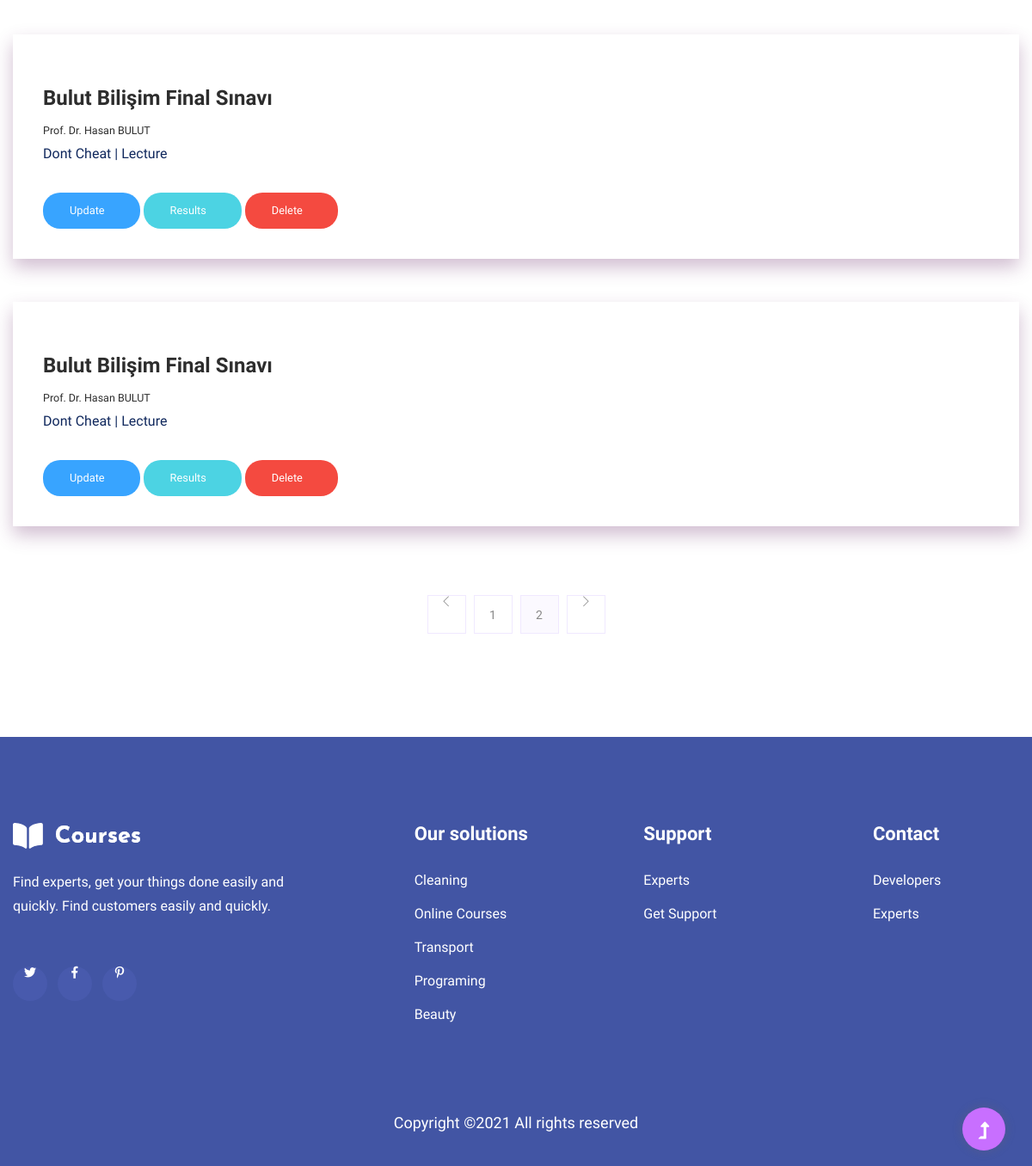
/exam/index/ (lower part), run on an earlier commit of the app's database.
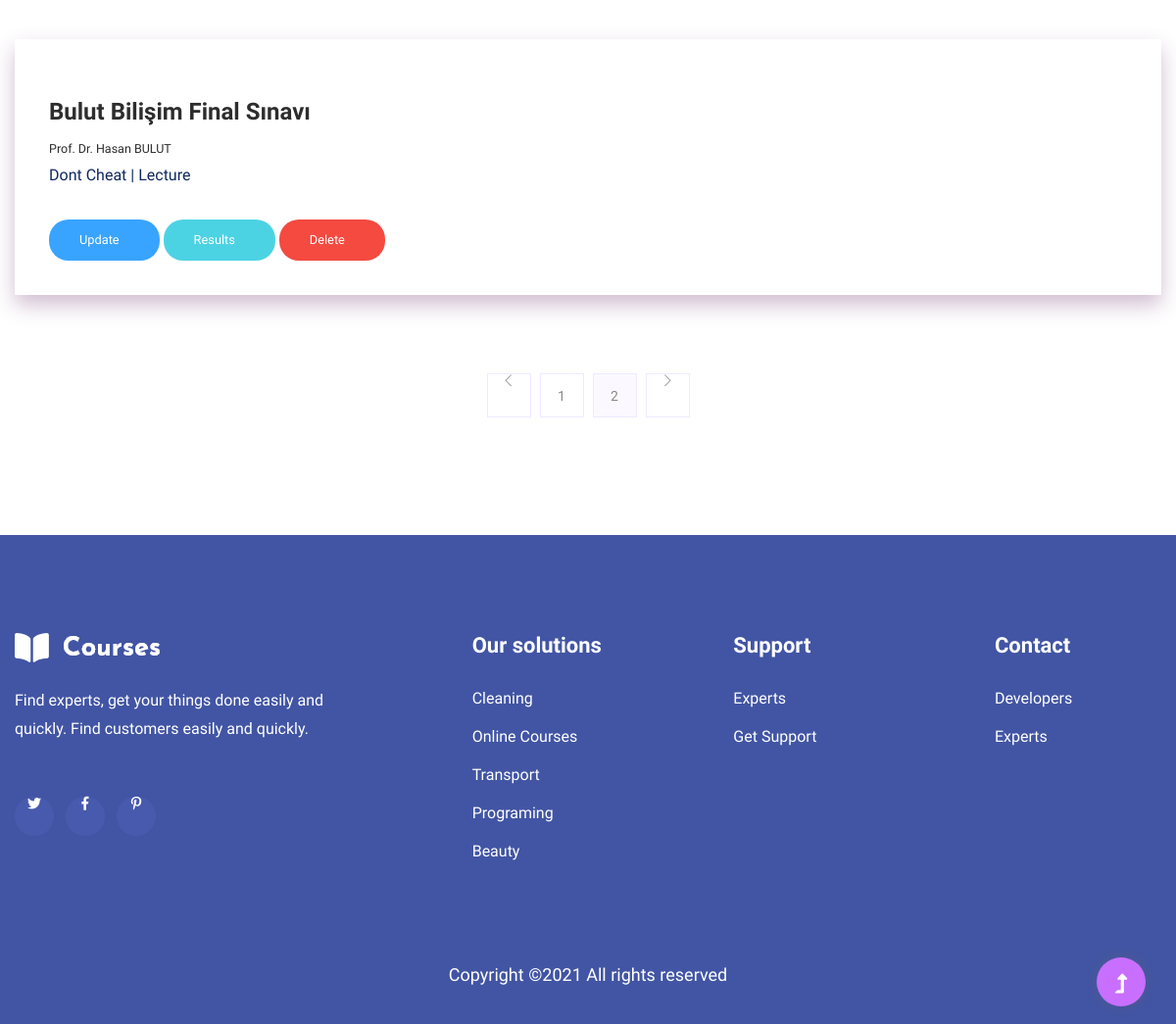
And on a later commit of the database.
### exam/models.py (models this page shows, shortened)
class Exam(models.Model):
    id = CharField(max_length=20, primary_key=True, db_column='id')
    name = CharField(max_length=100, db_column='EXNAME')
    organizer = ForeignKey(User,
                           default=None,
                           db_column='ORGANIZER',
                           on_delete=models.CASCADE)
    start_time = DateTimeField(db_column='START')
    end_time = DateTimeField(db_column='END')
    class Meta:
        db_table = "EXAM"

### exam/views.py (the view)
def exam_index(request):
    exams= Exam.objects.all()
    return render(request,'instructor.html',{'exams':exams})

### templates/instructor.html (shortened to what this page needs)
{% extends 'base.html' %}
{% load static %}
{% block body %}
    <main>
        <section class="blog_area section-padding">
            <div class="container">
                <div class="row">
                    <div class="col-lg-12 mb-12 mb-lg-12">
                        <div class="blog_left_sidebar">
                            {% for exam in exams %}
                            <article class="blog_item">
                                <div class="blog_details">
                                    <a class="d-inline-block" href="#">
                                        <h2 class="blog-head" style="color: #2d2d2d;">{{ exam.name }}</h2>
                                    </a>
                                        <h5 class="blog-head" style="color: #2d2d2d;">Prof. Dr. Hasan BULUT</h5>
                                    <p>Dont Cheat | Lecture</p>
                                    <div class="d-inline-block">
                                        <a href="#" class="genric-btn info circle arrow">Update</a>
                                        <a href="#" class="genric-btn success circle arrow">Results</a>
                                        <a href="#" class="genric-btn danger circle arrow">Delete</a>
                                    </div>
                                    </div>
                            </article>
                            {% endfor%}
                            <nav class="blog-pagination justify-content-center d-flex">
                                <ul class="pagination">
                                    <li class="page-item">
                                        <a href="#" class="page-link" aria-label="Previous">
                                            <i class="ti-angle-left"></i>
                                        </a>
                                    </li>
                                    <li class="page-item">
                                        <a href="#" class="page-link">1</a>
                                    </li>
                                    <li class="page-item active">
                                        <a href="#" class="page-link">2</a>
                                    </li>
                                    <li class="page-item">
                                        <a href="#" class="page-link" aria-label="Next">
                                            <i class="ti-angle-right"></i>
                                        </a>
                                    </li>
                                </ul>
                            </nav>
                        </div>
                    </div>
                </div>
            </div>
        </section>
    </main>
{% endblock%}

### templates/base.html (shortened to what this page needs)
{% load static %}
<html class="no-js" lang="zxx">
<head>
    <link rel="stylesheet" href="{% static 'css/solvee.css' %}">
    <link rel="stylesheet" href="{% static 'css/bootstrap.min.css' %}">
    <link rel="stylesheet" href="{% static 'css/owl.carousel.min.css' %}">
    <link rel="stylesheet" href="{% static 'css/slicknav.css' %}">
    <link rel="stylesheet" href="{% static 'css/flaticon.css' %}">
    <link rel="stylesheet" href="{% static 'css/progressbar_barfiller.css' %}">
    <link rel="stylesheet" href="{% static 'css/gijgo.css' %}">
    <link rel="stylesheet" href="{% static 'css/animate.min.css' %}">
    <link rel="stylesheet" href="{% static 'css/animated-headline.css' %}">
    <link rel="stylesheet" href="{% static 'css/magnific-popup.css' %}">
    <link rel="stylesheet" href="{% static 'css/fontawesome-all.min.css' %}">
    <link rel="stylesheet" href="{% static 'css/themify-icons.css' %}">
    <link rel="stylesheet" href="{% static 'css/slick.css' %}">
    <link rel="stylesheet" href="{% static 'css/nice-select.css' %}">
    <link rel="stylesheet" href="{% static 'css/style.css' %}">
</head>
<body>
        {% block body %}
         {% endblock %}
    <footer>
     <div class="footer-wrappper footer-bg">
        <div class="footer-area footer-padding">
            <div class="container">
                <div class="row justify-content-between">
                    <div class="col-xl-4 col-lg-5 col-md-4 col-sm-6">
                        <div class="single-footer-caption mb-50">
                            <div class="single-footer-caption mb-30">
                                <div class="footer-logo mb-25">
                                    <a href="index.html"><img src="{% static 'img/logo/logo2_footer.png' %}" alt=""></a>
                                </div>
                                <div class="footer-tittle">
                                    <div class="footer-pera">
                                        <p>Find experts, get your things done easily and quickly.
                                          Find customers easily and quickly.</p>
                                    </div>
                                </div>
                                <div class="footer-social">
                                    <a href="#"><i class="fab fa-twitter"></i></a>
                                    <a href="https://bit.ly/sai4ull"><i class="fab fa-facebook-f"></i></a>
                                    <a href="#"><i class="fab fa-pinterest-p"></i></a>
                                </div>
                            </div>
                        </div>
                    </div>
                    <div class="col-xl-2 col-lg-3 col-md-4 col-sm-5">
                        <div class="single-footer-caption mb-50">
                            <div class="footer-tittle">
                                <h4>Our solutions</h4>
                                <ul>
                                    <li><a href="#">Cleaning</a></li>
                                    <li><a href="#">Online Courses</a></li>
                                    <li><a href="#">Transport</a></li>
                                    <li><a href="#">Programing</a></li>
                                    <li><a href="#">Beauty</a></li>
                                </ul>
                            </div>
                        </div>
                    </div>
                    <div class="col-xl-2 col-lg-4 col-md-4 col-sm-6">
                        <div class="single-footer-caption mb-50">
                            <div class="footer-tittle">
                                <h4>Support</h4>
                                <ul>
                                    <li><a href="#">Experts</a></li>
                                    <li><a href="#">Get Support</a></li>
                                </ul>
                            </div>
                        </div>
                    </div>
                    <div class="col-xl-2 col-lg-3 col-md-4 col-sm-6">
                        <div class="single-footer-caption mb-50">
                            <div class="footer-tittle">
                                <h4>Contact</h4>
                                <ul>
                                    <li><a href="#">Developers</a></li>
                                    <li><a href="#">Experts</a></li>
                                </ul>
                            </div>
                        </div>
                    </div>
                </div>
            </div>
        </div>
        <div class="footer-bottom-area">
            <div class="container">
                <div class="footer-border">
                    <div class="row d-flex align-items-center">
                        <div class="col-xl-12 ">
                            <div class="footer-copy-right text-center">
                                <p>
                                  Copyright &copy;<script>document.write(new Date().getFullYear());</script> All rights reserved</a>
                                  </p>
                              </div>
                          </div>
                      </div>
                  </div>
              </div>
          </div>
      </div>
  </footer>
  <div id="back-top" >
    <a title="Go to Top" href="#"> <i class="fas fa-level-up-alt"></i></a>
</div>
</body>
</html>

### templates/assets/css/solvee.css (style rules this page uses)
body { background-color: #616161 }

What changed in the data, as far as the page shows it:
removed Exam: name "Bulut Bilişim Final Sınavı"
